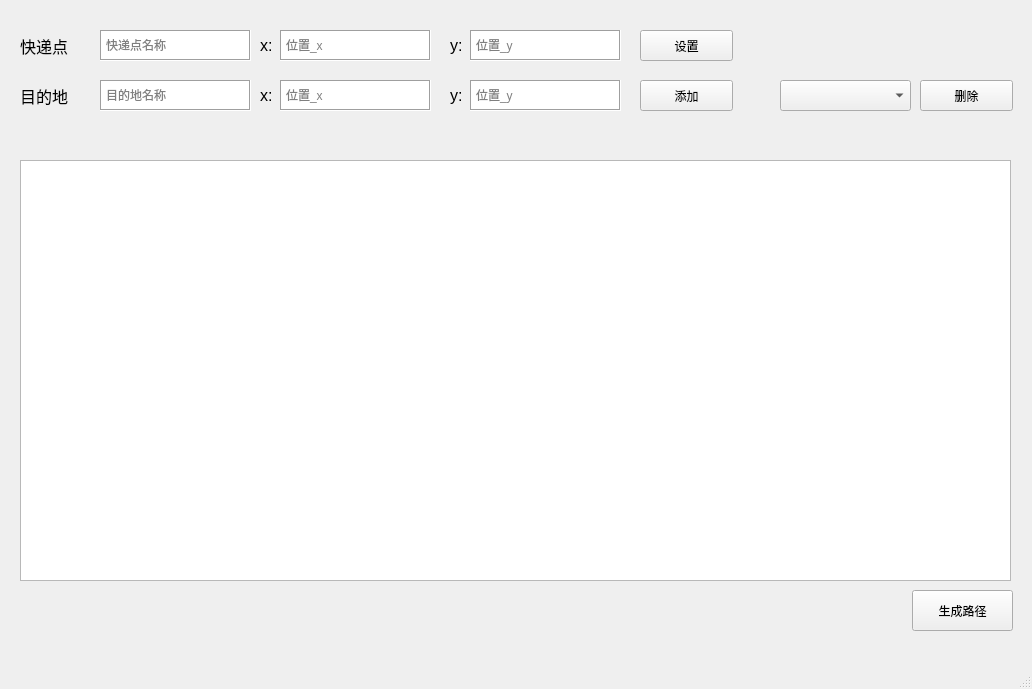
<?xml version="1.0" encoding="UTF-8"?>
<ui version="4.0">
 <class>MainWindow</class>
 <widget class="QMainWindow" name="MainWindow">
  <property name="enabled">
   <bool>true</bool>
  </property>
  <property name="geometry">
   <rect>
    <x>0</x>
    <y>0</y>
    <width>1032</width>
    <height>689</height>
   </rect>
  </property>
  <property name="windowTitle">
   <string>物流配送路径规划系统</string>
  </property>
  <widget class="QWidget" name="centralwidget">
   <widget class="QTextEdit" name="CourierName">
    <property name="geometry">
     <rect>
      <x>100</x>
      <y>30</y>
      <width>151</width>
      <height>31</height>
     </rect>
    </property>
    <property name="frameShape">
     <enum>QFrame::Box</enum>
    </property>
    <property name="placeholderText">
     <string>快递点名称</string>
    </property>
   </widget>
   <widget class="QLabel" name="label">
    <property name="geometry">
     <rect>
      <x>20</x>
      <y>30</y>
      <width>81</width>
      <height>31</height>
     </rect>
    </property>
    <property name="font">
     <font>
      <pointsize>12</pointsize>
     </font>
    </property>
    <property name="text">
     <string>快递点</string>
    </property>
   </widget>
   <widget class="QTextEdit" name="CourierX">
    <property name="geometry">
     <rect>
      <x>280</x>
      <y>30</y>
      <width>151</width>
      <height>31</height>
     </rect>
    </property>
    <property name="frameShape">
     <enum>QFrame::Box</enum>
    </property>
    <property name="placeholderText">
     <string>位置_x</string>
    </property>
   </widget>
   <widget class="QTextEdit" name="CourierY">
    <property name="geometry">
     <rect>
      <x>470</x>
      <y>30</y>
      <width>151</width>
      <height>31</height>
     </rect>
    </property>
    <property name="frameShape">
     <enum>QFrame::Box</enum>
    </property>
    <property name="placeholderText">
     <string>位置_y</string>
    </property>
   </widget>
   <widget class="QPushButton" name="CourierButton">
    <property name="geometry">
     <rect>
      <x>640</x>
      <y>30</y>
      <width>93</width>
      <height>31</height>
     </rect>
    </property>
    <property name="text">
     <string>设置</string>
    </property>
   </widget>
   <widget class="QLabel" name="label_2">
    <property name="geometry">
     <rect>
      <x>260</x>
      <y>30</y>
      <width>21</width>
      <height>31</height>
     </rect>
    </property>
    <property name="font">
     <font>
      <pointsize>12</pointsize>
     </font>
    </property>
    <property name="text">
     <string>x:</string>
    </property>
   </widget>
   <widget class="QLabel" name="label_3">
    <property name="geometry">
     <rect>
      <x>450</x>
      <y>30</y>
      <width>21</width>
      <height>31</height>
     </rect>
    </property>
    <property name="font">
     <font>
      <pointsize>12</pointsize>
     </font>
    </property>
    <property name="text">
     <string>y:</string>
    </property>
   </widget>
   <widget class="QLabel" name="label_4">
    <property name="geometry">
     <rect>
      <x>450</x>
      <y>80</y>
      <width>21</width>
      <height>31</height>
     </rect>
    </property>
    <property name="font">
     <font>
      <pointsize>12</pointsize>
     </font>
    </property>
    <property name="text">
     <string>y:</string>
    </property>
   </widget>
   <widget class="QTextEdit" name="targetEditName">
    <property name="geometry">
     <rect>
      <x>100</x>
      <y>80</y>
      <width>151</width>
      <height>31</height>
     </rect>
    </property>
    <property name="frameShape">
     <enum>QFrame::Box</enum>
    </property>
    <property name="placeholderText">
     <string>目的地名称</string>
    </property>
   </widget>
   <widget class="QLabel" name="label_5">
    <property name="geometry">
     <rect>
      <x>20</x>
      <y>80</y>
      <width>81</width>
      <height>31</height>
     </rect>
    </property>
    <property name="font">
     <font>
      <pointsize>12</pointsize>
     </font>
    </property>
    <property name="text">
     <string>目的地</string>
    </property>
   </widget>
   <widget class="QLabel" name="label_6">
    <property name="geometry">
     <rect>
      <x>260</x>
      <y>80</y>
      <width>21</width>
      <height>31</height>
     </rect>
    </property>
    <property name="font">
     <font>
      <pointsize>12</pointsize>
     </font>
    </property>
    <property name="text">
     <string>x:</string>
    </property>
   </widget>
   <widget class="QPushButton" name="targetEditAdd">
    <property name="geometry">
     <rect>
      <x>640</x>
      <y>80</y>
      <width>93</width>
      <height>31</height>
     </rect>
    </property>
    <property name="text">
     <string>添加</string>
    </property>
   </widget>
   <widget class="QTextEdit" name="targetEditX">
    <property name="geometry">
     <rect>
      <x>280</x>
      <y>80</y>
      <width>151</width>
      <height>31</height>
     </rect>
    </property>
    <property name="frameShape">
     <enum>QFrame::Box</enum>
    </property>
    <property name="placeholderText">
     <string>位置_x</string>
    </property>
   </widget>
   <widget class="QTextEdit" name="targetEditY">
    <property name="geometry">
     <rect>
      <x>470</x>
      <y>80</y>
      <width>151</width>
      <height>31</height>
     </rect>
    </property>
    <property name="frameShape">
     <enum>QFrame::Box</enum>
    </property>
    <property name="placeholderText">
     <string>位置_y</string>
    </property>
   </widget>
   <widget class="QComboBox" name="comboBox">
    <property name="geometry">
     <rect>
      <x>780</x>
      <y>80</y>
      <width>131</width>
      <height>31</height>
     </rect>
    </property>
   </widget>
   <widget class="QPushButton" name="targetEditDelete">
    <property name="geometry">
     <rect>
      <x>920</x>
      <y>80</y>
      <width>93</width>
      <height>31</height>
     </rect>
    </property>
    <property name="text">
     <string>删除</string>
    </property>
   </widget>
   <widget class="MyGraphicView" name="graphicsView">
    <property name="geometry">
     <rect>
      <x>20</x>
      <y>160</y>
      <width>991</width>
      <height>421</height>
     </rect>
    </property>
   </widget>
   <widget class="QPushButton" name="computePath">
    <property name="geometry">
     <rect>
      <x>912</x>
      <y>590</y>
      <width>101</width>
      <height>41</height>
     </rect>
    </property>
    <property name="text">
     <string>生成路径</string>
    </property>
   </widget>
  </widget>
  <widget class="QMenuBar" name="menubar">
   <property name="geometry">
    <rect>
     <x>0</x>
     <y>0</y>
     <width>1032</width>
     <height>31</height>
    </rect>
   </property>
  </widget>
  <widget class="QStatusBar" name="statusbar"/>
 </widget>
 <customwidgets>
  <customwidget>
   <class>MyGraphicView</class>
   <extends>QGraphicsView</extends>
   <header>mygraphicview.h</header>
  </customwidget>
 </customwidgets>
 <resources/>
 <connections/>
</ui>
